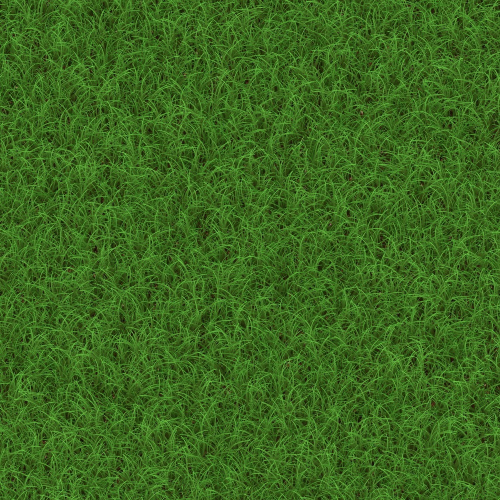
#> input picture AI/test/grass.jpg, 1000 x 1000 px (shown at 1/2 size)
$ python generate_test_img.py
#> lines starting #> are read from the running program, lines starting #| are printed output that depends on the picture
### AI/scripts/__init__.py
import logging
import os
import absl.logging

logging.basicConfig(
    format='%(asctime)s %(filename)s %(levelname)-8s %(message)s',
    level=logging.INFO,
    datefmt='%Y-%m-%d %H:%M:%S')

logging.getLogger().setLevel(logging.INFO)

# give absl logger same format
formatter = logging.Formatter(
    fmt='%(asctime)s %(filename)s %(levelname)-8s %(message)s',
    datefmt='%Y-%m-%d %H:%M:%S')
absl.logging.get_absl_handler().setFormatter(formatter)
#> (this line was passed over: absl is not available in this run)

# give TensorFlow logging same format
logging.getLogger('tensorflow').setLevel(logging.INFO)
for h in logging.getLogger('tensorflow').handlers:
    h.setFormatter(formatter)

# the root directory where all output should go
ROOT_DIR = os.path.join(os.path.dirname(__file__), '..')

### AI/scripts/util/file_utils.py
"""
Provides some utilities relating to files.
Includes converting a path to its full path (from relative), creating a directory if it does not yet exist,
and collecting a set of labels from annotation CSVs.
Also includes loading mosaics and getting a window from a mosaic.
"""

__author__ = 'Ian Randman, John McCarroll'

import logging
import os
import sys
import warnings

import numpy as np
import rasterio as rio
from PIL import Image
from rasterio.windows import Window

logger = logging.getLogger(__name__)
warnings.filterwarnings("ignore", category=rio.errors.NotGeoreferencedWarning)


def full_path(path):
    """
    Convert a filesystem path to its full path. This will resolve and '..' in the path.

    :param path: the path to convert
    :return: the fully qualified path
    """

    return os.path.abspath(path)


def create_directory_if_not_exists(dir_name):
    """
    If a directory does not exist, create it.

    :param dir_name: the name of the directory
    :return: none
    """

    if not os.path.exists(dir_name):
        os.mkdir(dir_name)
        logger.info(f'Created {full_path(dir_name)}')


# [88 lines left out: functions get_labels_from_csvs, load_mosaic, get_image_window, not called in this run]

### AI/test/generate_test_img.py
"""
Generate a (relatively) small test image with randomized objects along with their annotation.
Output the image and a CSV for each of the labels.

"""

__author__ = 'David Dunlap'

import logging

from PIL import Image
from random import randint
import numpy as np
import pandas as pd
import os
import shutil

from scripts.util.file_utils import full_path, create_directory_if_not_exists

logger = logging.getLogger(__name__)


def add_item(base, item):
    """
    Adds a new item on top of the base image. The item will have a random scale, rotation, and location.
    :param base: The base image
    :param item: The template item image
    :return: Tuple containing the base image with the item appended, and the coordinates of where the item was placed
    """

    # Generate random values for scale, rotation, and location
    base_w, base_h = base.size
    avg_dim = (base_w + base_h) / 2
    size = randint(int(avg_dim*0.04), int(avg_dim*0.1))
    angle = randint(0, 360)
    offset = (randint(0, base_w-size), randint(0, base_h-size))

    # Apply the transformations
    item_asp_ratio = item.size[0] / item.size[1]
    new_im = item.resize((int(size * item_asp_ratio), size))
    new_im = new_im.rotate(angle, expand=True)
    new_im = crop(new_im)
    base.alpha_composite(new_im, dest=offset)

    coords = (offset[0], offset[1], offset[0]+new_im.size[0], offset[1]+new_im.size[1])
    return base, coords


def crop(pil_image):
    """
    Crops the image to remove unnecessary transparent parts created when a non-square image is rotated
    """

    image_data = np.asarray(pil_image)
    image_data_bw = image_data.max(axis=2)
    non_empty_columns = np.where(image_data_bw.max(axis=0) > 0)[0]
    non_empty_rows = np.where(image_data_bw.max(axis=1) > 0)[0]
    crop_box = (min(non_empty_rows), max(non_empty_rows), min(non_empty_columns), max(non_empty_columns))

    image_data_new = image_data[crop_box[0]:crop_box[1] + 1, crop_box[2]:crop_box[3] + 1, :]

    new_image = Image.fromarray(image_data_new)
    return new_image


def main():
    image_path = os.path.join(os.path.dirname(__file__), 'grass.jpg')
    im = Image.open(image_path).convert('RGBA')
    labels = ['butterfly', 'ladybug']

    data_dir = os.path.join(os.path.dirname(__file__), 'test')
    create_directory_if_not_exists(full_path(data_dir))
    for j in [1, 2]:
        # create clean output directory
        mosaic_dir = os.path.join(data_dir, f'test{j}')
        if os.path.exists(mosaic_dir):
            shutil.rmtree(mosaic_dir)
        create_directory_if_not_exists(full_path(mosaic_dir))

        item_ims = {}
        coords_dfs = {}
        for label in labels:
            image_path = os.path.join(os.path.dirname(__file__), f'{label}.png')
            item_ims[label] = Image.open(image_path)
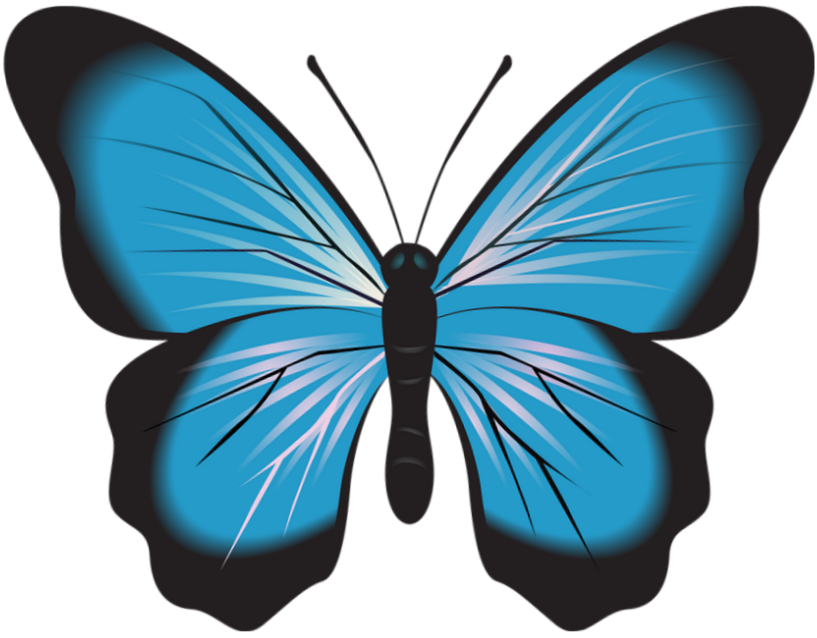
#> input picture AI/test/butterfly.png, 817 x 638 px
            coords_dfs[label] = pd.DataFrame(columns=['x1', 'y1', 'x2', 'y2'])

            for j in range(10):
                im, coords = add_item(im, item_ims[label])
                coords_dfs[label].loc[j] = coords
#> this loop made 10 passes
#> coords on passes 1 to 10: (776, 430, 896, 543), (523, 497, 581, 555), (488, 366, 574, 449), (516, 142, 611, 243), (773, 97, 844, 173), (545, 722, 651, 829), (150, 317, 271, 441), (920, 870, 983, 932), (483, 573, 588, 668), (444, 323, 502, 369)
#> pass 1, in add_item, `new_im = item.resize((int(size * item_asp_ratio), size))`:
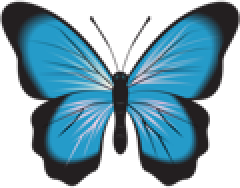
#> new_im: PIL image 120x94 RGBA (shown 2 times larger); mean R, G, B, A 31, 65, 79.9, 151.4; transparent parts drawn white
#> pass 1, in add_item, `new_im = new_im.rotate(angle, expand=True)`:
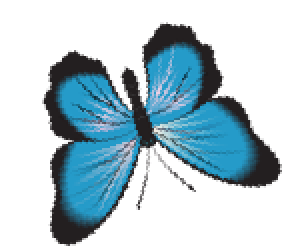
#> new_im: PIL image 144x126 RGBA (shown 2 times larger); mean R, G, B, A 19.3, 40.4, 49.7, 94.2; transparent parts drawn white
#> pass 1, in crop, `image_data_bw = image_data.max(axis=2)`:
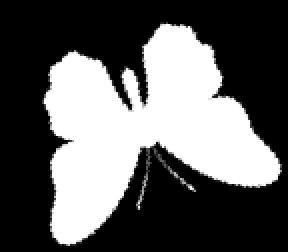
#> image_data_bw: shape (126, 144) (shown 2 times larger); min 0, max 255, mean 94.3
#> pass 1, in crop, `image_data_new = image_data[crop_box[0]:crop_box[1] + 1, crop_box[2]:c..`:
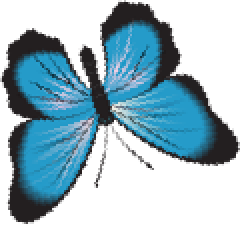
#> image_data_new: shape (113, 120, 4) (shown 2 times larger); mean R, G, B, A 25.8, 54.1, 66.5, 126; transparent parts drawn white
#> after the loop:
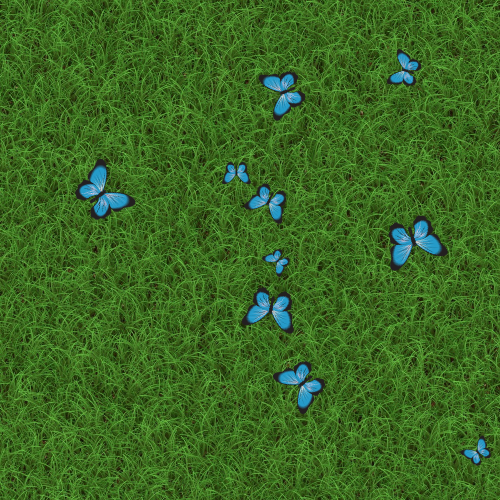
#> im: PIL image 1000x1000 RGBA (shown at 1/2 size); mean R, G, B, A 59.3, 103.8, 34.6, 255

            label_path = os.path.join(mosaic_dir, f'{label}_coords.csv')
#> (the run stopped early here; a loop or call above may not have finished)
